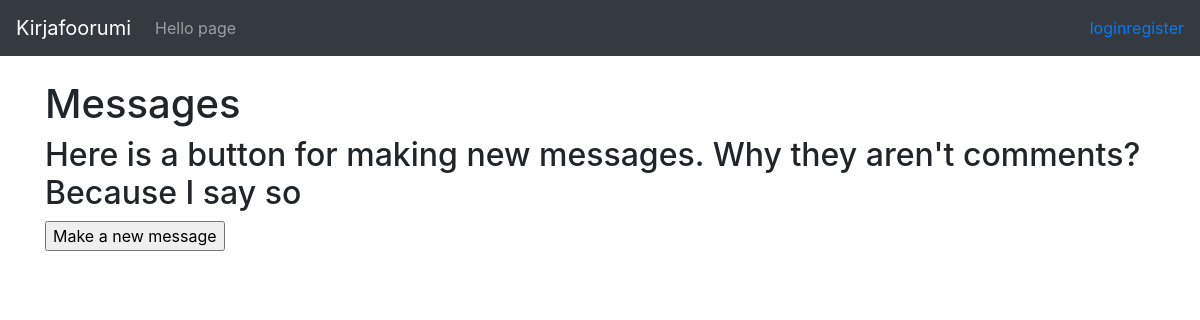
The app's page /messages, older data.
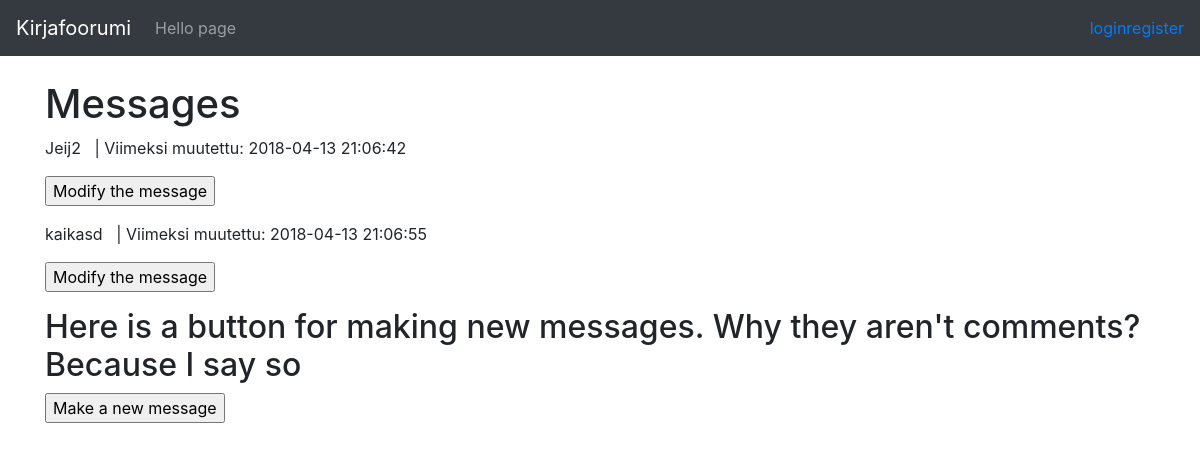
The same page, newer data.
### application/messages/models.py (models this page shows, shortened)
class Message(Base):
    text = db.Column(db.String(10000), nullable=False)
    account_id = db.Column(db.Integer, db.ForeignKey('account.id'), nullable = False)
    group_id = db.Column(db.Integer, db.ForeignKey('groups.id'), nullable = False)

### application/messages/messages.py (the view)
@app.route("/messages")
def all_messages():
    return render_template("messages/messages.html", messages = Message.query.all())

### application/templates/messages/messages.html
{% extends "layout.html" %}
{% block body %}
    <h1>Messages</h1>
    {% for message in messages %}
    <p>{{ message.text }}
        &nbsp; | Viimeksi muutettu: {{ message.date_modified }}
    </p>
    <p><form method="GET" action="{{ url_for('modify_message_form', message_id=message.id) }}">
        <input type="submit" value="Modify the message"/>
      </form>
    </p>
    {% endfor %}
    <h2>Here is a button for making new messages. Why they aren't comments? Because I say so</h2>
    <form method="GET" action="{{ url_for('message_form', group_id= group_id) }}">
        <input type="submit" value="Make a new message"/>
    </form>
{% endblock %}

Row changes from the older to the newer data that the page shows:
added Message: text "Jeij2", date_modified "2018-04-13 21:06:42"
added Message: text "kaikasd", date_modified "2018-04-13 21:06:55"
